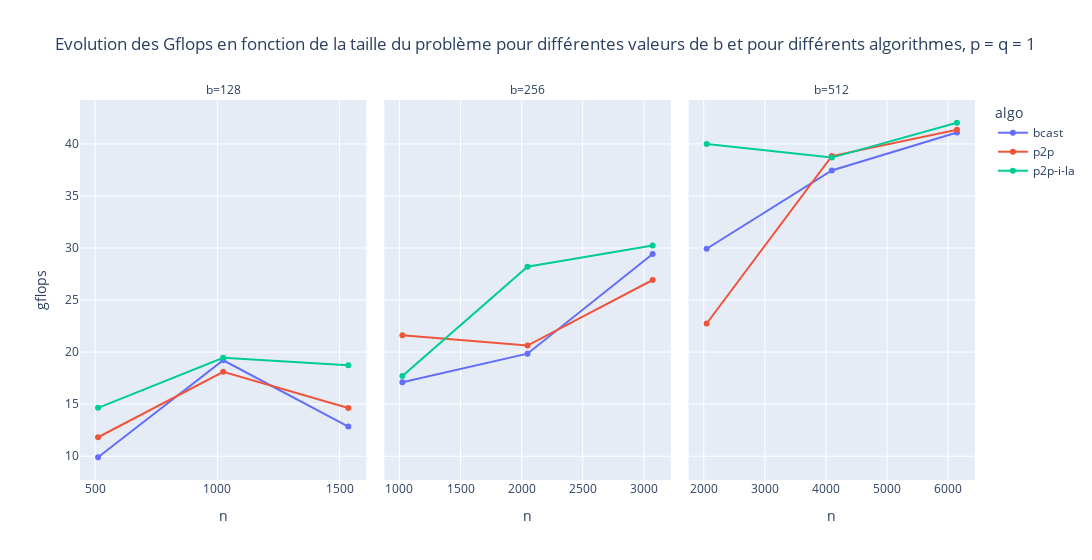

Source (notebook cell):
### Code cell
plotly.plot(df_p_1, kind = 'line', markers = True, x = 'n', y = 'gflops', color ='algo', facet_col = 'b', width = 1400, title = 'Evolution des Gflops en fonction de la taille du problème pour différentes valeurs de b et pour différents algorithmes, p = q = 1').update_xaxes(matches=None)

### Figure 1 — Plotly figure (JSON) as saved in the notebook; plotly's stock layout.template omitted (floating-point values rounded to 4 significant figures)
{"data": [{"hovertemplate": "algo=bcast<br>b=128<br>n=%{x}<br>gflops=%{y}<extra></extra>", "legendgroup": "bcast", "line": {"color": "#636efa", "dash": "solid"}, "marker": {"symbol": "circle"}, "mode": "lines+markers", "name": "bcast", "orientation": "v", "showlegend": true, "type": "scatter", "x": [512, 1024, 1536], "xaxis": "x", "y": [9.904, 19.22, 12.85], "yaxis": "y"}, {"hovertemplate": "algo=bcast<br>b=256<br>n=%{x}<br>gflops=%{y}<extra></extra>", "legendgroup": "bcast", "line": {"color": "#636efa", "dash": "solid"}, "marker": {"symbol": "circle"}, "mode": "lines+markers", "name": "bcast", "orientation": "v", "showlegend": false, "type": "scatter", "x": [1024, 2048, 3072], "xaxis": "x2", "y": [17.11, 19.85, 29.42], "yaxis": "y2"}, {"hovertemplate": "algo=bcast<br>b=512<br>n=%{x}<br>gflops=%{y}<extra></extra>", "legendgroup": "bcast", "line": {"color": "#636efa", "dash": "solid"}, "marker": {"symbol": "circle"}, "mode": "lines+markers", "name": "bcast", "orientation": "v", "showlegend": false, "type": "scatter", "x": [2048, 4096, 6144], "xaxis": "x3", "y": [29.93, 37.45, 41.09], "yaxis": "y3"}, {"hovertemplate": "algo=p2p<br>b=128<br>n=%{x}<br>gflops=%{y}<extra></extra>", "legendgroup": "p2p", "line": {"color": "#EF553B", "dash": "solid"}, "marker": {"symbol": "circle"}, "mode": "lines+markers", "name": "p2p", "orientation": "v", "showlegend": true, "type": "scatter", "x": [512, 1024, 1536], "xaxis": "x", "y": [11.83, 18.11, 14.63], "yaxis": "y"}, {"hovertemplate": "algo=p2p<br>b=256<br>n=%{x}<br>gflops=%{y}<extra></extra>", "legendgroup": "p2p", "line": {"color": "#EF553B", "dash": "solid"}, "marker": {"symbol": "circle"}, "mode": "lines+markers", "name": "p2p", "orientation": "v", "showlegend": false, "type": "scatter", "x": [1024, 2048, 3072], "xaxis": "x2", "y": [21.62, 20.63, 26.93], "yaxis": "y2"}, {"hovertemplate": "algo=p2p<br>b=512<br>n=%{x}<br>gflops=%{y}<extra></extra>", "legendgroup": "p2p", "line": {"color": "#EF553B", "dash": "solid"}, "marker": {"symbol": "circle"}, "mode": "lines+markers", "name": "p2p", "orientation": "v", "showlegend": false, "type": "scatter", "x": [2048, 4096, 6144], "xaxis": "x3", "y": [22.75, 38.83, 41.35], "yaxis": "y3"}, {"hovertemplate": "algo=p2p-i-la<br>b=128<br>n=%{x}<br>gflops=%{y}<extra></extra>", "legendgroup": "p2p-i-la", "line": {"color": "#00cc96", "dash": "solid"}, "marker": {"symbol": "circle"}, "mode": "lines+markers", "name": "p2p-i-la", "orientation": "v", "showlegend": true, "type": "scatter", "x": [512, 1024, 1536], "xaxis": "x", "y": [14.65, 19.46, 18.75], "yaxis": "y"}, {"hovertemplate": "algo=p2p-i-la<br>b=256<br>n=%{x}<br>gflops=%{y}<extra></extra>", "legendgroup": "p2p-i-la", "line": {"color": "#00cc96", "dash": "solid"}, "marker": {"symbol": "circle"}, "mode": "lines+markers", "name": "p2p-i-la", "orientation": "v", "showlegend": false, "type": "scatter", "x": [1024, 2048, 3072], "xaxis": "x2", "y": [17.7, 28.21, 30.25], "yaxis": "y2"}, {"hovertemplate": "algo=p2p-i-la<br>b=512<br>n=%{x}<br>gflops=%{y}<extra></extra>", "legendgroup": "p2p-i-la", "line": {"color": "#00cc96", "dash": "solid"}, "marker": {"symbol": "circle"}, "mode": "lines+markers", "name": "p2p-i-la", "orientation": "v", "showlegend": false, "type": "scatter", "x": [2048, 4096, 6144], "xaxis": "x3", "y": [39.98, 38.68, 42.03], "yaxis": "y3"}], "layout": {"annotations": [{"font": {}, "showarrow": false, "text": "b=128", "x": 0.16, "xanchor": "center", "xref": "paper", "y": 1, "yanchor": "bottom", "yref": "paper"}, {"font": {}, "showarrow": false, "text": "b=256", "x": 0.5, "xanchor": "center", "xref": "paper", "y": 1, "yanchor": "bottom", "yref": "paper"}, {"font": {}, "showarrow": false, "text": "b=512", "x": 0.84, "xanchor": "center", "xref": "paper", "y": 1, "yanchor": "bottom", "yref": "paper"}], "legend": {"title": {"text": "algo"}, "tracegroupgap": 0}, "title": {"text": "Evolution des Gflops en fonction de la taille du problème pour différentes valeurs de b et pour différents algorithmes, p = q = 1"}, "width": 1400, "xaxis": {"anchor": "y", "domain": [0, 0.32], "title": {"text": "n"}}, "xaxis2": {"anchor": "y2", "domain": [0.34, 0.66], "title": {"text": "n"}}, "xaxis3": {"anchor": "y3", "domain": [0.68, 1.0], "title": {"text": "n"}}, "yaxis": {"anchor": "x", "domain": [0, 1], "title": {"text": "gflops"}}, "yaxis2": {"anchor": "x2", "domain": [0, 1], "matches": "y", "showticklabels": false}, "yaxis3": {"anchor": "x3", "domain": [0, 1], "matches": "y", "showticklabels": false}}}
